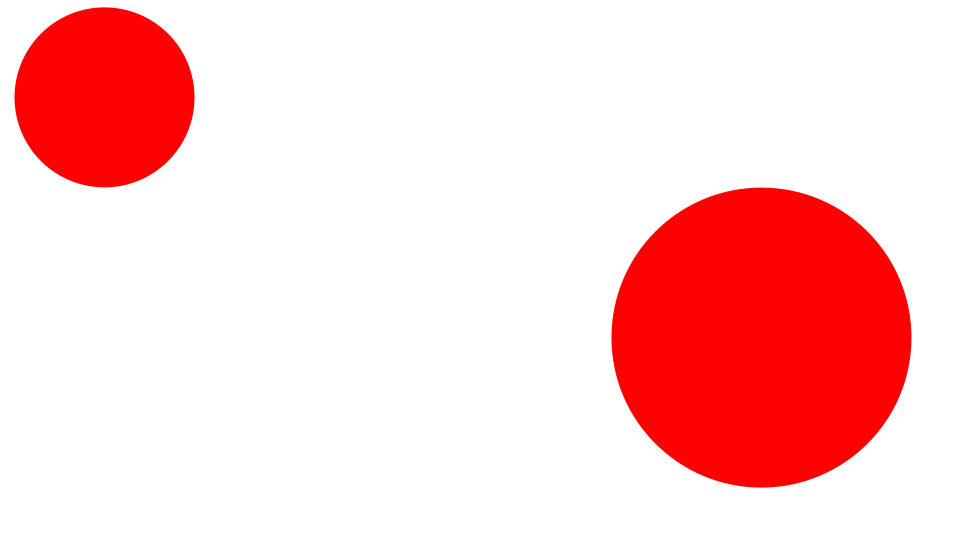
Frame 1 (no input)
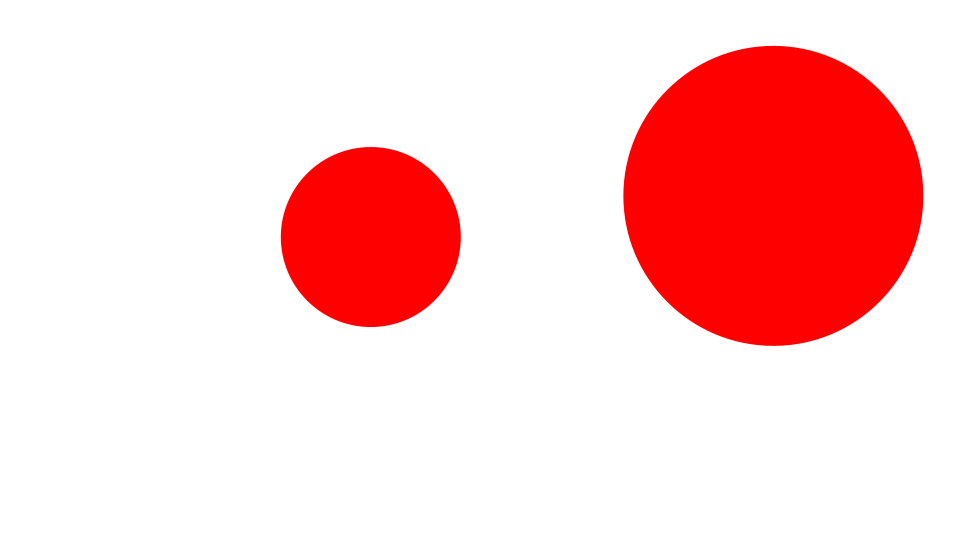
Frame 60 (the mouse pressed at the canvas centre just before this capture)
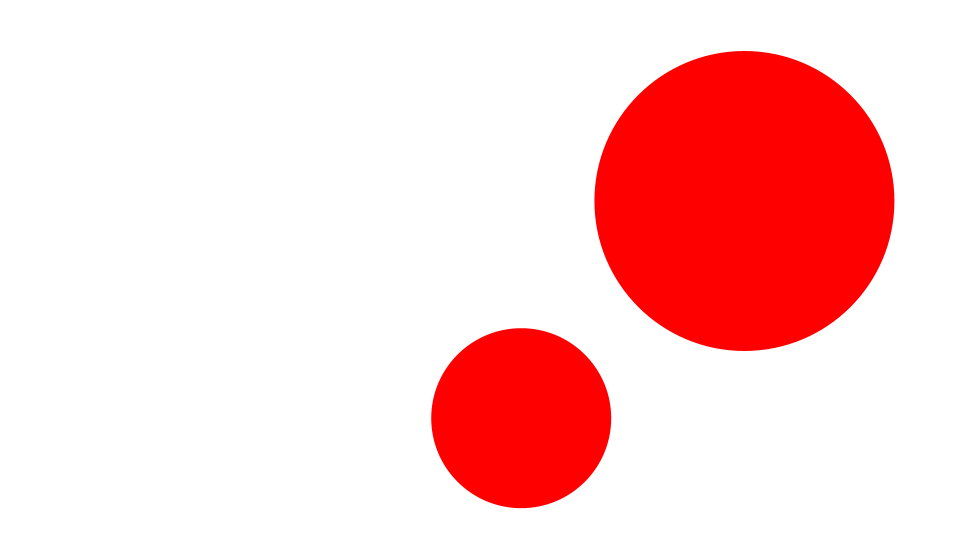
Frame 120 (the mouse held since frame 60 and released just before this capture)

The Processing sketch that drew these frames (run headless with seeded random() and noise(); from frame 60 on, the mouse is pressed at the canvas centre):

// Processing sketch: Billiard4
// ── Billiard4.pde
Ball ball0;
Ball ball1;
float bounce = -1.0;

void setup() {
  size(960, 540);
  frameRate(30);
  initialize();
}

void initialize() {
  smooth();
  noStroke();

  ball0 = new Ball(150);
  ball0.mass = 2;
  ball0.x = width - 200;
  ball0.y = height - 200;
  ball0.vx = random(10) - 5;
  ball0.vy = random(10) - 5;
  ball0.setFillColor(color(255, 0, 0));
  
  ball1 = new Ball(90);
  ball1.mass = 1;
  ball1.x = 100;
  ball1.y = 100;
  ball1.vx = random(10) - 5;
  ball1.vy = random(10) - 5;
  ball1.setFillColor(color(255, 0, 0));
}

void draw() {
  background(255);

  ball0.x += ball0.vx;
  ball0.y += ball0.vy;
  ball1.x += ball1.vx;
  ball1.y += ball1.vy;
  checkCollision(ball0, ball1);
  checkWalls(ball0);
  checkWalls(ball1);
      
  ball0.update();
  ball1.update();  
}

void checkWalls(Ball ball) {
  if(ball.x + ball.radius > width){
    ball.x = width - ball.radius;
    ball.vx *= bounce;
  }else if(ball.x - ball.radius < 0){
    ball.x = ball.radius;
    ball.vx *= bounce;
  }
      
  if(ball.y + ball.radius > height){
    ball.y = height - ball.radius;
    ball.vy *= bounce;
  }else if(ball.y - ball.radius < 0){
    ball.y = ball.radius;
    ball.vy *= bounce;
  }
}

void checkCollision(Ball ball0, Ball ball1) {
  float dx = ball1.x - ball0.x;
  float dy = ball1.y - ball0.y;
  float dist = sqrt(dx*dx + dy*dy);
  
  if(dist < ball0.radius + ball1.radius) {
    float angle = atan2(dy, dx);
    float sine = sin(angle);
    float cosine = cos(angle);
        
    Point pos0 = new Point(0, 0);
    Point pos1 = rotate(dx, dy, sine, cosine, true);
    Point vel0 = rotate(ball0.vx, ball0.vy, sine, cosine, true);
    Point vel1 = rotate(ball1.vx, ball1.vy, sine, cosine, true);

    float vxTotal = vel0.x - vel1.x;
    vel0.x = ((ball0.mass - ball1.mass) * vel0.x + 2 * ball1.mass * vel1.x) / (ball0.mass + ball1.mass);
    vel1.x = vxTotal + vel0.x;

    float absV = abs(vel0.x) + abs(vel1.x);
    float overlap = (ball0.radius + ball1.radius)  - abs(pos0.x - pos1.x);
    pos0.x += vel0.x / absV * overlap;
    pos1.x += vel1.x / absV * overlap;
    
    Point pos0F = rotate(pos0.x, pos0.y, sine, cosine, false);
    Point pos1F = rotate(pos1.x, pos1.y, sine, cosine, false);
    
    ball1.x = ball0.x + pos1F.x;
    ball1.y = ball0.y + pos1F.y;
    ball0.x = ball0.x + pos0F.x;
    ball0.y = ball0.y + pos0F.y;

    Point vel0F = rotate(vel0.x, vel0.y, sine, cosine, false);
    Point vel1F = rotate(vel1.x, vel1.y, sine, cosine,false);
    ball0.vx = vel0F.x;
    ball0.vy = vel0F.y;
    ball1.vx = vel1F.x;
    ball1.vy = vel1F.y;
  }
}

Point rotate(float x, float y, float sine, float cosine, Boolean reverse) {
  Point result = new Point(0, 0);
  if(reverse){
    result.x = x * cosine + y * sine;
    result.y = y * cosine - x * sine;
  }else{
    result.x = x * cosine - y * sine;
    result.y = y * cosine + x * sine;
  }
  return result;  
}

////////////////////////////////

class Ball extends Sprite {
  float radius;
  float vx, vy;
  float mass = 1;
  
  Ball(float radius){
    super();
    this.radius = radius;
  }
  
  void draw(){
    if(dist(mouseX, mouseY, x, y) < radius) {
      isRollOver = true;
    }else{
      isRollOver = false;
    }
    ellipse(0, 0, radius*2, radius*2);
  }
}

////////////////////////////////

class Sprite extends Object {
  float x, y;
  float scaleX, scaleY;
  float width, height;
  float rotation;
  boolean visible;
  color strokeColor;
  color fillColor;
  Boolean isStroke;
  Boolean isFill;
  Boolean isRollOver;
  Boolean locked;
  float xoff, yoff;
 
  Sprite() {
    super();
    scaleX = 1.0;
    scaleY = 1.0;
    strokeColor = color(0);
    fillColor = color(0);
    isStroke = false;
    isFill = false;
    isRollOver = false;
    locked = false;
    visible = true;
  }
  
  void update() {
    if(! visible) return;
    pushMatrix();
    if(locked){
      x = mouseX - xoff;
      y = mouseY - yoff;
    }  
    translate(x, y);
    scale(scaleX, scaleY);
    rotate(rotation * PI / 180.0);
    if(isStroke) stroke(strokeColor);
    if(isFill) fill(fillColor);
    draw();
    popMatrix();
  }
  
  void setStrokeColor(color strokeColor) {
    this.strokeColor = strokeColor;
    isStroke = true;
  }
  
  void setFillColor(color fillColor) {
    this.fillColor = fillColor;
    isFill = true;
  }
  
  void startDrag() {
    if(isRollOver){
      locked = true;
      xoff = mouseX - x;
      yoff = mouseY - y;
    }
  }
  
  void stopDrag() {
    locked = false;
  }
  
  void draw() {}
}

////////////////////////////////

class Point extends Object {
  float x, y;
  
  Point(float x, float y) {
    super();
    this.x = x;
    this.y = y;
  }
}

////////////////////////////////

class Object {
  Object() {}
}
